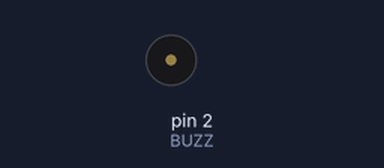
This sketch was run on a simulated Arduino Uno, built with avr-gcc and run on an emulated ATmega328P. Shown: buzzer (waves = sounding, pin HIGH).

Above: at 0.75 s.
At 6.85 s:
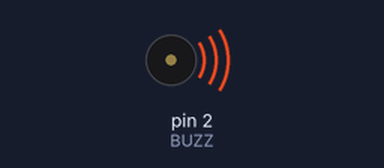
Timing chart, 0 to 7.2 s (numbered marks = the images above):
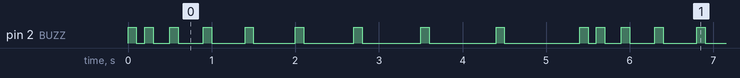

Measured:
- by itself, pin 2 (BUZZ): repeats every 5.4 s: LOW 0.10 s, HIGH 0.10 s, LOW 0.20 s, HIGH 0.10 s, LOW 0.30 s, HIGH 0.10 s, LOW 0.40 s, HIGH 0.10 s, LOW 0.50 s, HIGH 0.10 s, LOW 0.60 s, HIGH 0.10 s, LOW 0.70 s, HIGH 0.10 s, LOW 0.80 s, HIGH 0.10 s, LOW 0.90 s, HIGH 0.10 s
- by itself, everything shown: repeats every 5.4 s, in 18 steps

The sketch:

buzz.ino
```cpp
const int BUZZ = 2;

void setup() {
  // put your setup code here, to run once:
  pinMode(BUZZ, OUTPUT);
}

void loop() {
  // put your main code here, to run repeatedly:
  for(int i = 1; i < 10; i++){
     digitalWrite(BUZZ, HIGH);
     delay(100);
     digitalWrite(BUZZ, LOW);
     delay(i*100);
  }
}
```
